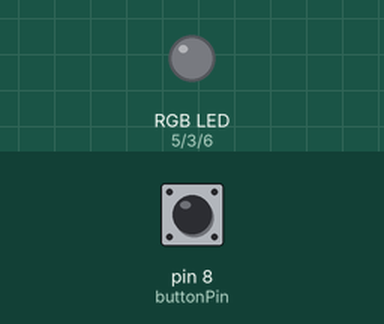
Simulated run of this program. Board: Arduino Uno, built with avr-gcc and run on an emulated ATmega328P. Shown: an RGB LED mixed from three pins (HIGH = lit). Inputs (shaded band) come from the test bench; at power-on: pin 8 (buttonPin) LOW.

Above: at 1.2 s.
1.3 s: pin 8 (buttonPin) pulled HIGH for 0.15 s
4.3 s: pin 8 (buttonPin) pulled HIGH for 1 s
Timing chart, 0 to 7.3 s (numbered marks = the images above; inputs shaded):
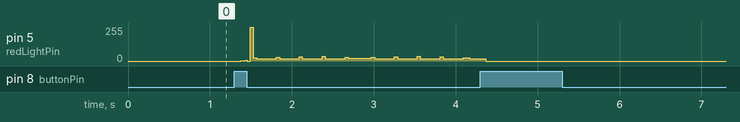

The program:

main.cpp
```cpp
#include <Arduino.h>

const int redLightPin = 5;
const int greenLightPin = 3;
const int blueLightPin = 6;
const int buttonPin = 8;

int buttonState = LOW;
int lastButtonState = LOW;

unsigned long timeNow = 0;

bool ledIsOn = false;

class RgbColor
{
public:
  int red = 0, green = 0, blue = 0;

  RgbColor(int redValue = 0, int greenValue = 0, int blueValue = 0)
  {
    red = redValue;
    green = greenValue;
    blue = blueValue;
  }
};

const RgbColor colorOn = RgbColor(255, 0, 0);
const RgbColor colorOff = RgbColor(0, 0, 0);

void apply_RGB_color(RgbColor color)
{
  analogWrite(redLightPin, color.red);
  analogWrite(greenLightPin, color.green);
  analogWrite(blueLightPin, color.blue);
}

void setup()
{
  pinMode(redLightPin, OUTPUT);
  pinMode(greenLightPin, OUTPUT);
  pinMode(blueLightPin, OUTPUT);
  pinMode(buttonPin, INPUT);

  Serial.begin(9600);
}

bool buttonRead(int buttonPin)
{
  buttonState = digitalRead(buttonPin);

  return (buttonState != lastButtonState) && buttonState == HIGH;
}

void waitFor(int miliseconds, long timeNow)
{
  while (millis() < timeNow + miliseconds)
  {
    //
  }
}

void loop()
{
  timeNow = millis();

  if (buttonRead(buttonPin)) {
    ledIsOn = !ledIsOn;

    waitFor(50, timeNow);
  }

  if (ledIsOn)
  {
    for (int i = 0; i < 255; i++) {
      analogWrite(redLightPin, i);
      waitFor(30, timeNow);
    }

    for (int i = 255; i > 0; i--)
    {
      analogWrite(redLightPin, i);
      waitFor(30, timeNow);
    }
  }
  else
  {
    apply_RGB_color(colorOff);
  }

  lastButtonState = buttonState;
}
```
